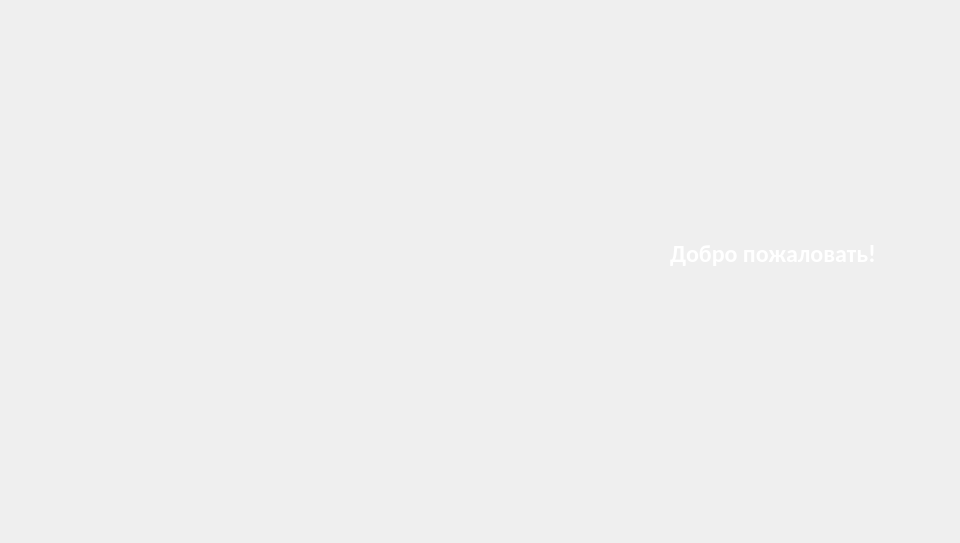
<?xml version="1.0" encoding="UTF-8"?>
<ui version="4.0">
 <class>MainWindow</class>
 <widget class="QMainWindow" name="MainWindow">
  <property name="geometry">
   <rect>
    <x>0</x>
    <y>0</y>
    <width>960</width>
    <height>540</height>
   </rect>
  </property>
  <property name="sizePolicy">
   <sizepolicy hsizetype="Fixed" vsizetype="Fixed">
    <horstretch>0</horstretch>
    <verstretch>0</verstretch>
   </sizepolicy>
  </property>
  <property name="cursor">
   <cursorShape>PointingHandCursor</cursorShape>
  </property>
  <property name="windowTitle">
   <string>Добро пожаловать!</string>
  </property>
  <property name="styleSheet">
   <string notr="true"/>
  </property>
  <widget class="QWidget" name="centralwidget">
   <layout class="QGridLayout" name="gridLayout">
    <item row="0" column="0">
     <widget class="QLabel" name="label">
      <property name="font">
       <font>
        <family>Calibri</family>
        <pointsize>18</pointsize>
        <weight>75</weight>
        <bold>true</bold>
       </font>
      </property>
      <property name="cursor">
       <cursorShape>PointingHandCursor</cursorShape>
      </property>
      <property name="styleSheet">
       <string notr="true">color: white; padding: 230px 70px 265px 563px</string>
      </property>
      <property name="text">
       <string>Добро пожаловать!</string>
      </property>
      <property name="alignment">
       <set>Qt::AlignRight|Qt::AlignTrailing|Qt::AlignVCenter</set>
      </property>
     </widget>
    </item>
   </layout>
  </widget>
 </widget>
 <resources/>
 <connections/>
</ui>
